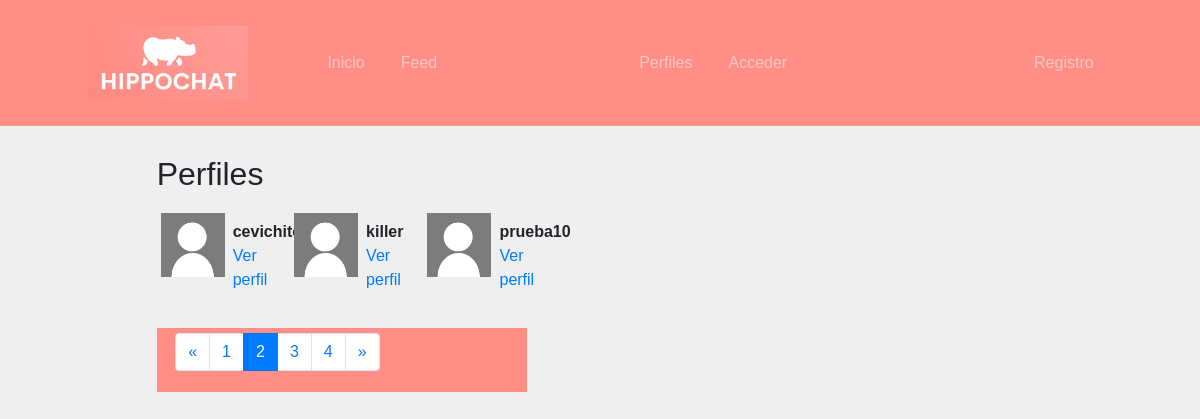
Before: /profiles/?page=2 with the older database file.
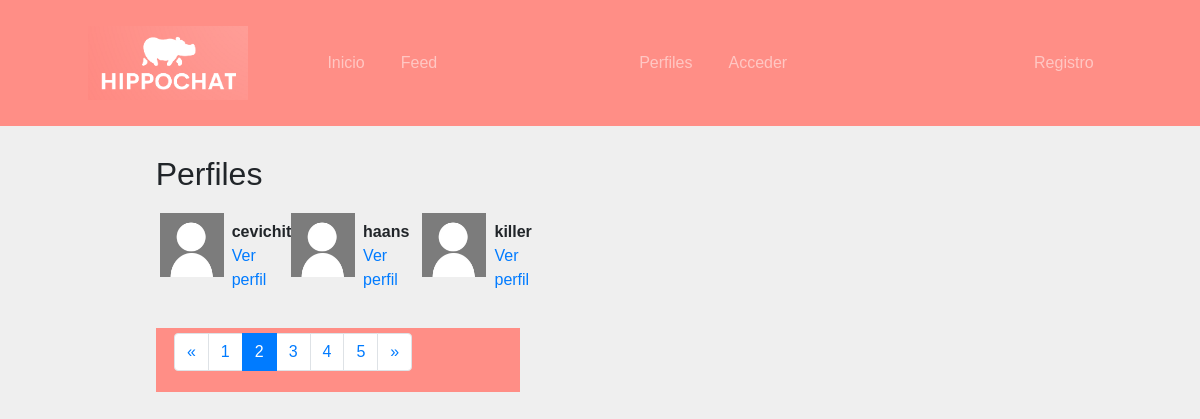
After: the same page with the newer database file.
### registration/models.py (models this page shows)
class Profile(models.Model):
    user = models.OneToOneField(User, on_delete=models.CASCADE)
    avatar = models.ImageField(upload_to=custom_upload_to, null=True, blank=True)
    bio = models.TextField(null=True, blank=True)
    link = models.URLField(max_length=200, null=True, blank=True)
    class Meta:
        ordering = ['user__username']

### profiles/views.py (the view)
# urls.py: path('', ProfileListView.as_view(), name='list'),
class ProfileListView(ListView):
    model = Profile
    template_name = 'profiles/profile_list.html'
    paginate_by = 3

### profiles/templates/profiles/profile_list.html (shortened to what this page needs)
{% extends 'core/base.html' %}
{% load static %}
{% block content %}
<main role="main">
  <div class="container">
    <div class="row mt-3">
      <div class="col-md-9 mx-auto mb-5">
        <h2>Perfiles</h2>
        <div class="row">
          {% for profile in profile_list %}
            <div class="col-md-4 mt-2 mb-3 ">
              <div class="row p-1">
                <div class="col-md-12">
                  {% if profile.avatar %}
                    <img src="{{profile.avatar.url}}" class="img-fluid profile-avatar">
                  {% else %}
                    <img src="{% static 'registration/img/no-avatar.jpg' %}" class="img-fluid profile-avatar">
                  {% endif %}
                  <p class="profile-data">
                    <b>{{profile.user|truncatechars:"16"}}</b><br>
                    <a href="{% url 'profiles:detail' profile.user %}">Ver perfil</a>
                  </p>
                </div>
              </div>
            </div>
          {% endfor %}
        </div>
        {% if is_paginated %}
          <nav aria-label="Page navigation">
            <ul class="pagination justify-content-center">
              {% if page_obj.has_previous %}
                <li class="page-item ">
                  <a class="page-link" href="?page={{ page_obj.previous_page_number }}">&laquo;</a>
                </li>
              {% else %}
                <li class="page-item disabled">
                  <a class="page-link" href="#" tabindex="-1">&laquo;</a>
                </li>
              {% endif %}
              {% for i in paginator.page_range %}
                <li class="page-item {% if page_obj.number == i %}active{% endif %}">
                  <a class="page-link" href="?page={{ i }}">{{ i }}</a>
                </li>
              {% endfor %}
              {% if page_obj.has_next %}
                <li class="page-item ">
                  <a class="page-link" href="?page={{ page_obj.next_page_number }}">&raquo;</a>
                </li>
              {% else %}
                <li class="page-item disabled">
                  <a class="page-link" href="#" tabindex="-1">&raquo;</a>
                </li>
              {% endif %}
            </ul>
          </nav>
        {% endif %}
      </div>
    </div>
  </div>
</main>
{% endblock %}

Changed rows visible on the page:
no longer on this page (row unchanged): Profile: user "prueba10"
added Profile: user "haans"
Other visible differences:
new list line: "5"
